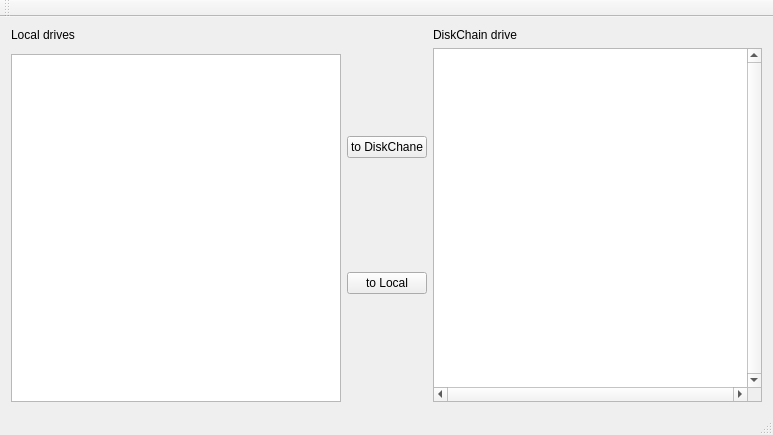
<?xml version="1.0" encoding="UTF-8"?>
<ui version="4.0">
 <class>MainWindow</class>
 <widget class="QMainWindow" name="MainWindow">
  <property name="geometry">
   <rect>
    <x>0</x>
    <y>0</y>
    <width>773</width>
    <height>435</height>
   </rect>
  </property>
  <property name="windowTitle">
   <string>DiskChain</string>
  </property>
  <widget class="QWidget" name="centralWidget">
   <layout class="QGridLayout" name="gridLayout">
    <item row="1" column="2" rowspan="2">
     <widget class="QTreeView" name="treeViewDc">
      <property name="verticalScrollBarPolicy">
       <enum>Qt::ScrollBarAlwaysOn</enum>
      </property>
      <property name="horizontalScrollBarPolicy">
       <enum>Qt::ScrollBarAlwaysOn</enum>
      </property>
     </widget>
    </item>
    <item row="2" column="0">
     <widget class="QTreeView" name="treeView"/>
    </item>
    <item row="0" column="2">
     <widget class="QLabel" name="label_2">
      <property name="text">
       <string>DiskChain drive</string>
      </property>
     </widget>
    </item>
    <item row="0" column="1" rowspan="3">
     <layout class="QVBoxLayout" name="verticalLayout">
      <item>
       <widget class="QPushButton" name="toDcButton">
        <property name="text">
         <string>to DiskChane</string>
        </property>
       </widget>
      </item>
      <item>
       <widget class="QPushButton" name="toLocalButton">
        <property name="text">
         <string>to Local</string>
        </property>
       </widget>
      </item>
     </layout>
    </item>
    <item row="0" column="0">
     <widget class="QLabel" name="label">
      <property name="text">
       <string>Local drives</string>
      </property>
     </widget>
    </item>
   </layout>
  </widget>
  <widget class="QMenuBar" name="menuBar">
   <property name="geometry">
    <rect>
     <x>0</x>
     <y>0</y>
     <width>773</width>
     <height>31</height>
    </rect>
   </property>
  </widget>
  <widget class="QToolBar" name="mainToolBar">
   <attribute name="toolBarArea">
    <enum>TopToolBarArea</enum>
   </attribute>
   <attribute name="toolBarBreak">
    <bool>false</bool>
   </attribute>
  </widget>
  <widget class="QStatusBar" name="statusBar"/>
 </widget>
 <layoutdefault spacing="6" margin="11"/>
 <resources/>
 <connections/>
</ui>
